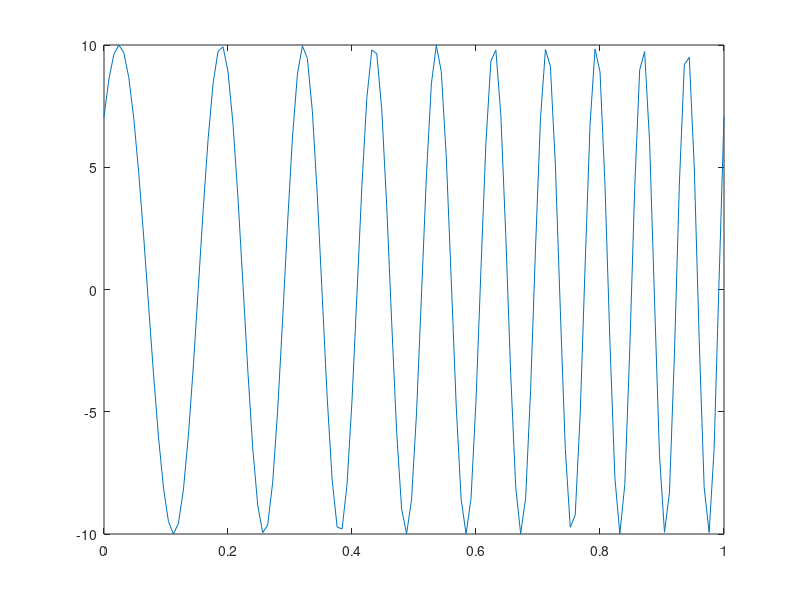

MATLAB code for this plot: (Note: this script raises an error after producing the figure.)
%% linear chirp signal 2
% signal parameters
A=10; 
a1 = 5;
a2 = 2;
a3 = 2;
t = 0:0.001:1;     % Time vector from 0 to 1 second with step size 0.00
f0 = 5;         % Starting frequency in Hz
f1= 0.5;
k = 10;         % Chirp rate (rate of frequency change)
phi = pi/4;     % Phase in radians

% signal length
sigLen= 1;
samplIntrvl= 0.008;
timeVec= 0:samplIntrvl:sigLen;


sigVec= A * sin(2 * pi * (f0 * timeVec + f1 * k * timeVec.^2) + phi);


%plot the signal
plot(timeVec,sigVec, '-');

maxFreq = a1+2*a2+3*a3;
nyqFreq = 2*maxFreq;
samplFreq = 5*nyqFreq; 
samplIntrvl = 1/samplFreq;
sigLen= 1;
samplIntrvl= 0.008;
timeVec= 0:samplIntrvl:sigLen;
nSamples = length(timeVec);
% FM sinusoid signal equation
sigVec = A * sin(2 * pi * f0 * timeVec + beta * cos(2 * pi * fm * timeVec));
